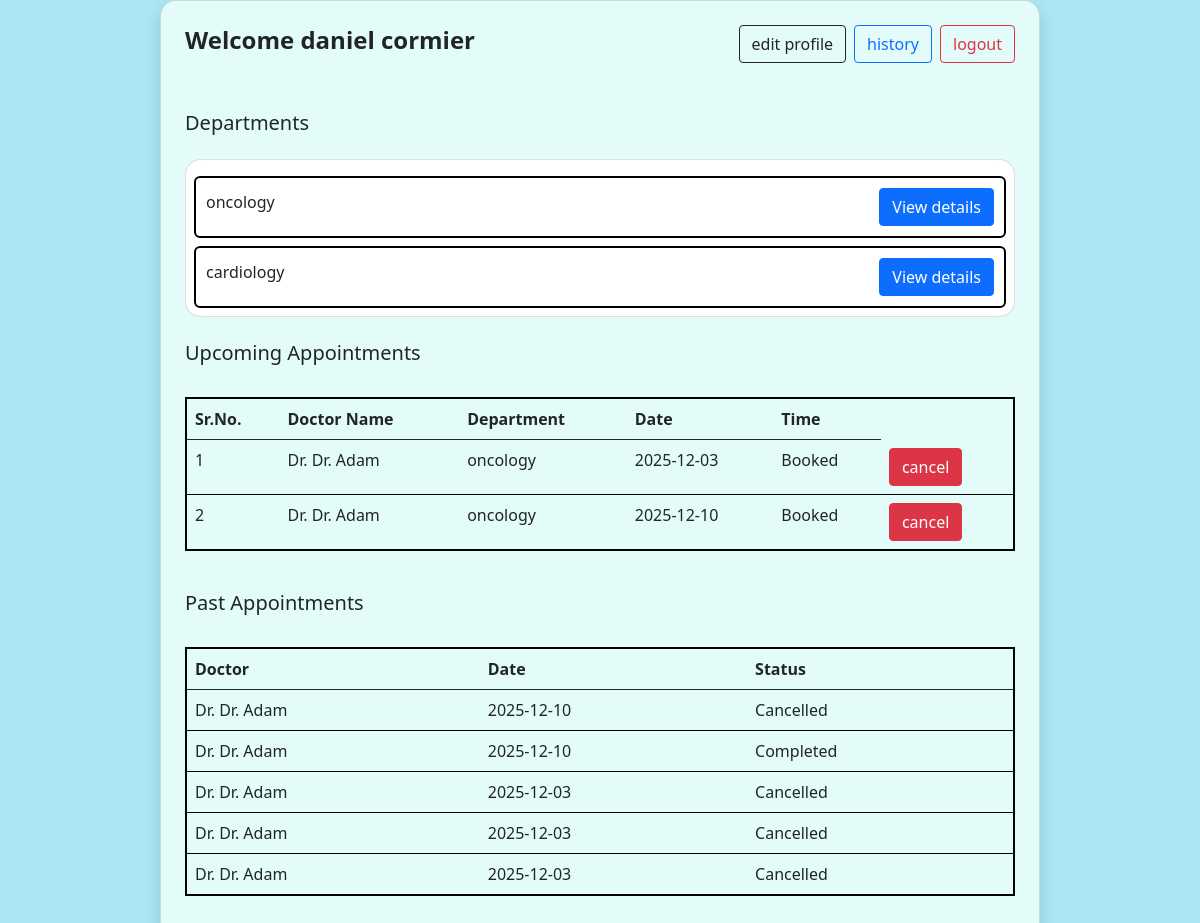
The page /patient/dashboard (signed in) on the database its author committed.
### backend/models.py (models this page shows)
class Patient(db.Model):
    id=db.Column(db.Integer, primary_key=True)
    full_name=db.Column(db.String(100), nullable=False)
    username=db.Column(db.String(50), unique=True, nullable=False)
    email=db.Column(db.String(100), unique=True)
    password=db.Column(db.String(100), nullable=False)
    age=db.Column(db.Integer)
    is_blacklisted= db.Column(db.Boolean, default=False)
    is_admin= db.Column(db.Boolean, default=False)
    appointments=db.relationship("Appointment", backref="patient", lazy=True)

class Doctor(db.Model):
    id=db.Column(db.Integer, primary_key=True)
    full_name=db.Column(db.String(100), nullable=False)
    username=db.Column(db.String(50), unique=True, nullable=False)
    email=db.Column(db.String(100), unique=True)
    password=db.Column(db.String(100), nullable=False)
    specialization=db.Column(db.String(100))
    experience=db.Column(db.Integer)
    is_blacklisted=db.Column(db.Boolean, default=False)
    appointments=db.relationship("Appointment", backref="doctor", lazy=True)

class Appointment(db.Model):
    id=db.Column(db.Integer, primary_key=True)
    patient_id=db.Column(db.Integer, db.ForeignKey("patient.id"))
    doctor_id=db.Column(db.Integer, db.ForeignKey("doctor.id"))
    date=db.Column(db.String(20))
    time=db.Column(db.String(20))
    status=db.Column(db.String(20))
    history=db.relationship("History", backref="appointment", uselist=False)

### backend/controllers.py (the view)
@patient_bp.route("/dashboard")
def dashboard():
    if session.get("role")!="patient":
        return redirect(url_for("patient.login"))
    patient=Patient.query.get(session["user_id"])
    upcoming=Appointment.query.filter_by(
        patient_id=patient.id, status="Booked"
    ).order_by(Appointment.date, Appointment.time).all()
    past=Appointment.query.filter(
        Appointment.patient_id==patient.id,
        Appointment.status!="Booked"
    ).order_by(Appointment.date.desc()).all()
    departments=(
        db.session.query(Doctor.specialization)
        .distinct()
        .all()
    )
    departments=[d[0] for d in departments]
    return render_template("patient-dash.html",
                           patient=patient,
                           upcoming=upcoming,
                           past=past,
                           departments=departments)

### templates/patient-dash.html (shortened to what this page needs)
<!DOCTYPE html>
<html lang="en">
<head>
    <link href="https://cdn.jsdelivr.net/npm/bootstrap@5.0.2/dist/css/bootstrap.min.css" rel="stylesheet">
    <link rel="stylesheet" href="{{ url_for('static', filename='style.css') }}">
</head>
<body class="d-flex justify-content-center">
    <div class="card p-4 shadow" style="width: 55rem; background-color: #e3fcf9">
        <div class="d-flex justify-content-between align-items-center mb-4">
            <h4 class="fw-bold">Welcome {{patient.full_name}} </h4>
            <div class="d-flex gap-2">
                <a href="{{ url_for('patient.edit_profile') }} " class="btn btn-outline-dark">edit profile</a>
                <a href="{{ url_for('patient.patient_history') }}" class="btn btn-outline-primary">history</a>
                <a href="{{ url_for('patient.logout') }} " class="btn btn-outline-danger">logout</a>
            </div>
        </div>
        <div class="d-flex align-items-center justify-content-between mt-4">
            <h5>Departments</h5>
        </div>
        <div class="card mt-3 p-2">
            {% for dept in departments %}
            <div class="d-flex align-items-center justify-content-between mt-2" style="border: 2px solid black; border-radius: 6px; padding: 10px;">
                <h6>{{ dept }} </h6>
                <div class="d-flex gap-2">
                    <a href="{{ url_for('patient.department_details', name=dept) }}" class="btn btn-primary" href="#">View details</a>
                </div>
            </div>
            {% endfor %}
        </div>
        <h5 class="mt-4">Upcoming Appointments</h5>
        <div class="table-responsive mt-4">
            <table class="table" style="border: 2px solid black; border-radius: 6px;">
                <thead>
                    <tr>
                        <th>Sr.No.</th>
                        <th>Doctor Name</th>
                        <th>Department</th>
                        <th>Date</th>
                        <th>Time</th>
                    </tr>
                </thead>
                <tbody>
                    {% if upcoming %}
                        {% for appt in upcoming %}
                        <tr>
                            <td>{{ loop.index }} </td>
                            <td>Dr. {{ appt.doctor.full_name }} </td>
                            <td>{{ appt.doctor.specialization }} </td>
                            <td>{{ appt.date }} </td>
                            <td>{{ appt.status }} </td>
                            <td>
                                <form action="{{ url_for('patient.cancel_appointment', appt_id=appt.id )}} " method="POST">
                                    <button class="btn btn-danger">cancel</button>
                                </form>
                            </td>
                        </tr>
                        {% endfor %}
                    {% else %}
                        <tr><td colspan="5" class="text-center text-muted">No appointments</td> </tr>
                    {% endif %}
                </tbody>
            </table>
        </div>
        <h5 class="mt-4">Past Appointments</h5>
        <div class="table-responsive mt-4">
            <table class="table" style="border: 2px solid black; border-radius: 6px;">
                <thead>
                    <tr>
                        <th>Doctor</th>
                        <th>Date</th>
                        <th>Status</th>
                    </tr>
                </thead>
                <tbody>
                    {% if past %}
                        {% for appt in past %}
                        <tr>
                            <td>Dr. {{ appt.doctor.full_name }} </td>
                            <td>{{ appt.date }} </td>
                            <td>{{ appt.status }} </td>
                        </tr>
                        {% endfor %}
                    {% else %}
                        <tr><td colspan="5" class="text-center text-muted">No appointments</td> </tr>
                    {% endif %}
                </tbody>
            </table>
        </div>
    </div>
</body>
</html>

### static/style.css (style rules this page uses)
body { background-color: #ace5f6; }
.card { border-radius: 16px; }

### rows shown on the page
Patient: full_name "daniel cormier"
Doctor: specialization "oncology"
Doctor: specialization "cardiology"
Appointment: doctor.full_name "Dr. Adam", doctor.specialization "oncology", date "2025-12-03", status "Booked"
Appointment: doctor.full_name "Dr. Adam", doctor.specialization "oncology", date "2025-12-10", status "Booked"
Appointment: doctor.full_name "Dr. Adam", date "2025-12-10", status "Cancelled"
Appointment: doctor.full_name "Dr. Adam", date "2025-12-10", status "Completed"
Appointment: doctor.full_name "Dr. Adam", date "2025-12-03", status "Cancelled"
Appointment: doctor.full_name "Dr. Adam", date "2025-12-03", status "Cancelled"
Appointment: doctor.full_name "Dr. Adam", date "2025-12-03", status "Cancelled"
